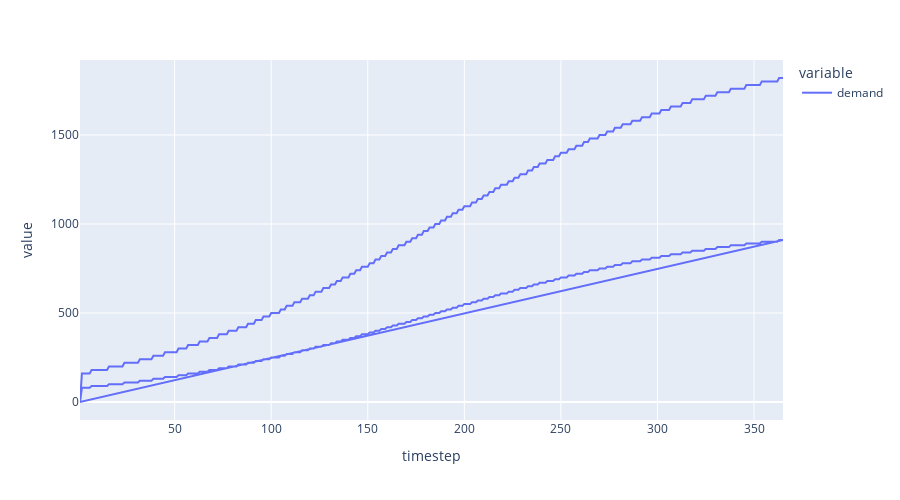

The notebook cell this image was saved under:
### Code cell
pd.options.plotting.backend = "plotly"

#fig_df = df.query('run == 1')

fig = px.line(
    fig_df,
    x='timestep',
    y=['demand'],
    height=500
)


fig.show()

### Figure 1 — Plotly figure (JSON) as saved in the notebook; plotly's stock layout.template omitted (floating-point values rounded to 4 significant figures; data arrays with more than 128 entries replaced by an {"elided": "..."} marker saying what was removed)
{"data": [{"hovertemplate": "variable=demand<br>timestep=%{x}<br>value=%{y}<extra></extra>", "legendgroup": "demand", "line": {"color": "#636efa", "dash": "solid"}, "mode": "lines", "name": "demand", "orientation": "v", "showlegend": true, "type": "scatter", "x": {"elided": "730 int values"}, "xaxis": "x", "y": {"elided": "730 int values"}, "yaxis": "y"}], "layout": {"height": 500, "legend": {"title": {"text": "variable"}, "tracegroupgap": 0}, "margin": {"t": 60}, "xaxis": {"anchor": "y", "domain": [0, 1], "title": {"text": "timestep"}}, "yaxis": {"anchor": "x", "domain": [0, 1], "title": {"text": "value"}}}}
